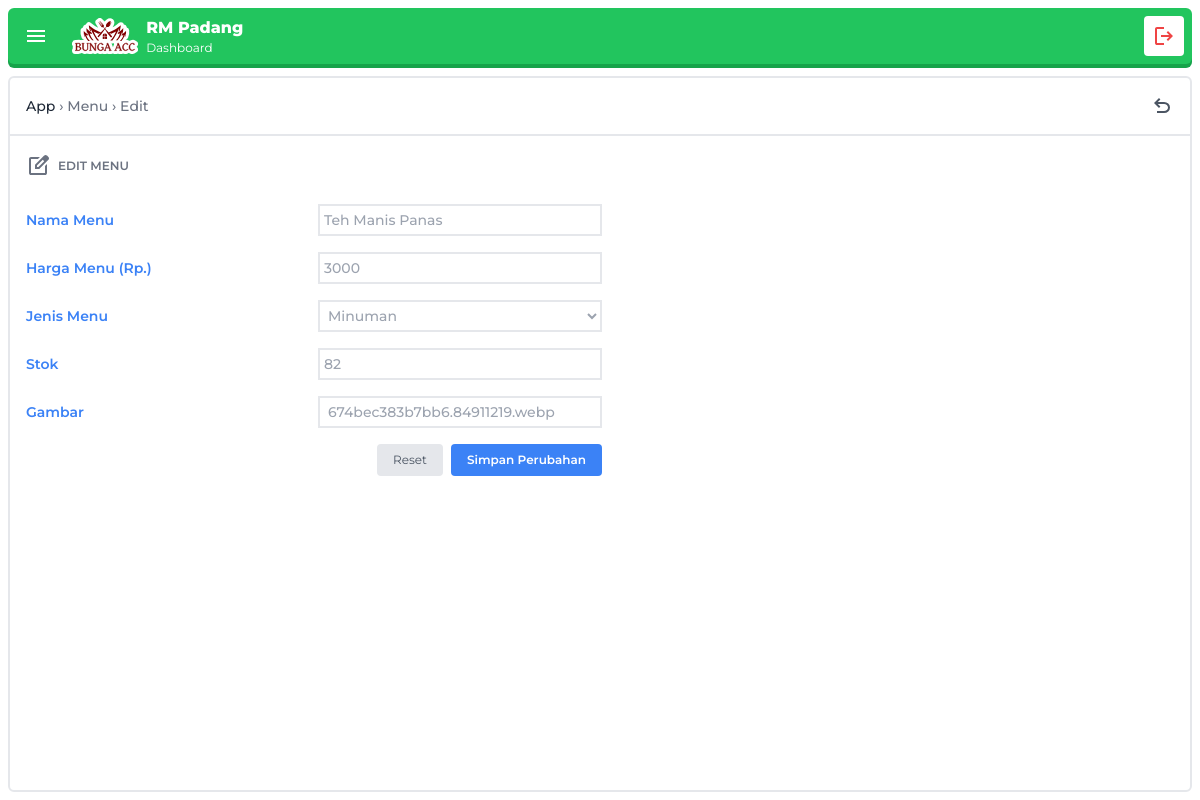
/dashboard.php?page=menu&action=edit&id=18 (signed in), run on the app's committed database.
### tables this page shows
CREATE TABLE `menu` (
  `id_menu` int(11) NOT NULL,
  `nama_menu` varchar(50) NOT NULL,
  `harga_menu` decimal(15,2) NOT NULL,
  `jenis_menu` enum('Makanan','Minuman','Cemilan') NOT NULL,
  `stok` int(11) NOT NULL,
  `gambar` varchar(100) DEFAULT NULL
);

### functions.php (called while the page is built, shortened)
<?php
$conn = mysqli_connect("localhost", "root", "", "rm_padang");
function query($query)
{
  global $conn;
  $result = mysqli_query($conn, $query);
  $rows = [];
  while ($row = mysqli_fetch_assoc($result)):
    $rows[] = $row;
  endwhile;
  return $rows;
}

### forms/menu-edit.php (the view, shortened to what this page needs)
<?php
require_once("./functions.php");
$id = $_GET["id"];
$menu = query("SELECT * FROM menu WHERE id_menu = $id")[0];
?>
<div class="p-2 sm:p-4 font-medium whitespace-nowrap mt-2 sm:mt-0">
  <div class="grid gap-4 max-w-xl">
    <div class="flex items-center justify-center sm:justify-start gap-1 sm:gap-2 pb-2">
      <h4 class="uppercase text-gray-500 focus:bg-blue-400 text-left text-xs font-semibold">Edit menu</h4>
    </div>
    <form action="./execute.php" method="post" enctype="multipart/form-data" class="grid gap-2 sm:gap-4 [&>div>label]:text-xs sm:[&>div>label]:text-sm">
      <div class="grid grid-cols-1 sm:grid-cols-2 sm:items-center gap-1 sm:gap-2">
        <label for="nama_menu" class="text-blue-500 font-semibold">Nama Menu</label>
        <input type="text" name="nama_menu" id="nama_menu" value="<?= $menu['nama_menu'] ?>" required class="p-1 border-2 border-gray-200 focus:border-gray-400 text-gray-400 focus:text-gray-800 outline-none transition-all duration-300 ease-in-out bg-transparent" spellcheck="false">
      </div>
      <div class="grid grid-cols-1 sm:grid-cols-2 sm:items-center gap-1 sm:gap-2">
        <label for="harga_menu" class="text-blue-500 font-semibold">Harga Menu (Rp.)</label>
        <input type="number" name="harga_menu" id="harga_menu" value="<?= intval($menu['harga_menu']) ?>" required class="p-1 border-2 border-gray-200 focus:border-gray-400 text-gray-400 focus:text-gray-800 outline-none transition-all duration-300 ease-in-out bg-transparent" spellcheck="false">
      </div>
      <div class="grid grid-cols-1 sm:grid-cols-2 sm:items-center gap-1 sm:gap-2">
        <label for="jenis_menu" class="text-blue-500 font-semibold">Jenis Menu</label>
        <select name="jenis_menu" id="jenis_menu" class="p-1 border-2 border-gray-200 focus:border-gray-400 text-gray-400 focus:text-gray-800 outline-none transition-all duration-300 ease-in-out bg-transparent">
          <option value="Minuman" <?php echo $menu['jenis_menu'] === 'Minuman' ? "selected" : "" ?>>Minuman</option>
        </select>
      </div>
      <div class="grid grid-cols-1 sm:grid-cols-2 sm:items-center gap-1 sm:gap-2">
        <label for="stok" class="text-blue-500 font-semibold">Stok</label>
        <input type="number" name="stok" id="stok" value="<?= $menu['stok'] ?>" required class="p-1 border-2 border-gray-200 focus:border-gray-400 text-gray-400 focus:text-gray-800 outline-none transition-all duration-300 ease-in-out bg-transparent" spellcheck="false">
      </div>
      <div class="grid grid-cols-1 sm:grid-cols-2 sm:items-center gap-1 sm:gap-2">
        <label for="gambar" class="text-blue-500 font-semibold">Gambar</label>
        <div class="relative group">
          <label for="gambar" id="file-name" class="flex items-center w-full px-2 py-1 border-2 border-gray-200 text-gray-400 cursor-pointer bg-white transition-all duration-300 group-focus-within:border-gray-400 group-focus-within:text-gray-800">
            <?php echo $menu['gambar'] ? $menu['gambar'] : "Pilih Gambar"  ?>
          </label>
        </div>
        <div class="flex sm:flex-row flex-col gap-2 sm:col-span-2 place-self-end w-full sm:w-fit mt-2">
          <button type="reset" class="bg-gray-200 text-gray-600 p-2 px-4 rounded text-xs font-normal outline-none hover:text-gray-400 transition duration-300 ease-in-out sm:w-fit w-full ring-gray-300 focus:ring">Reset</button>
          <button type="submit" name="edit_menu" class="bg-blue-500 text-white p-2 px-4 rounded text-xs font-semibold outline-none hover:bg-blue-400 transition duration-300 ease-in-out sm:w-fit w-full focus:ring">Simpan Perubahan</button>
        </div>
      </div>
    </form>
  </div>
</div>

### data on the page
menu: nama_menu "Teh Manis Panas", harga_menu "3000", jenis_menu "Minuman", stok "82", gambar "674bec383b7bb6.84911219.webp"

### other printed values
$parent "App"
$childrenText "Menu › Edit"
